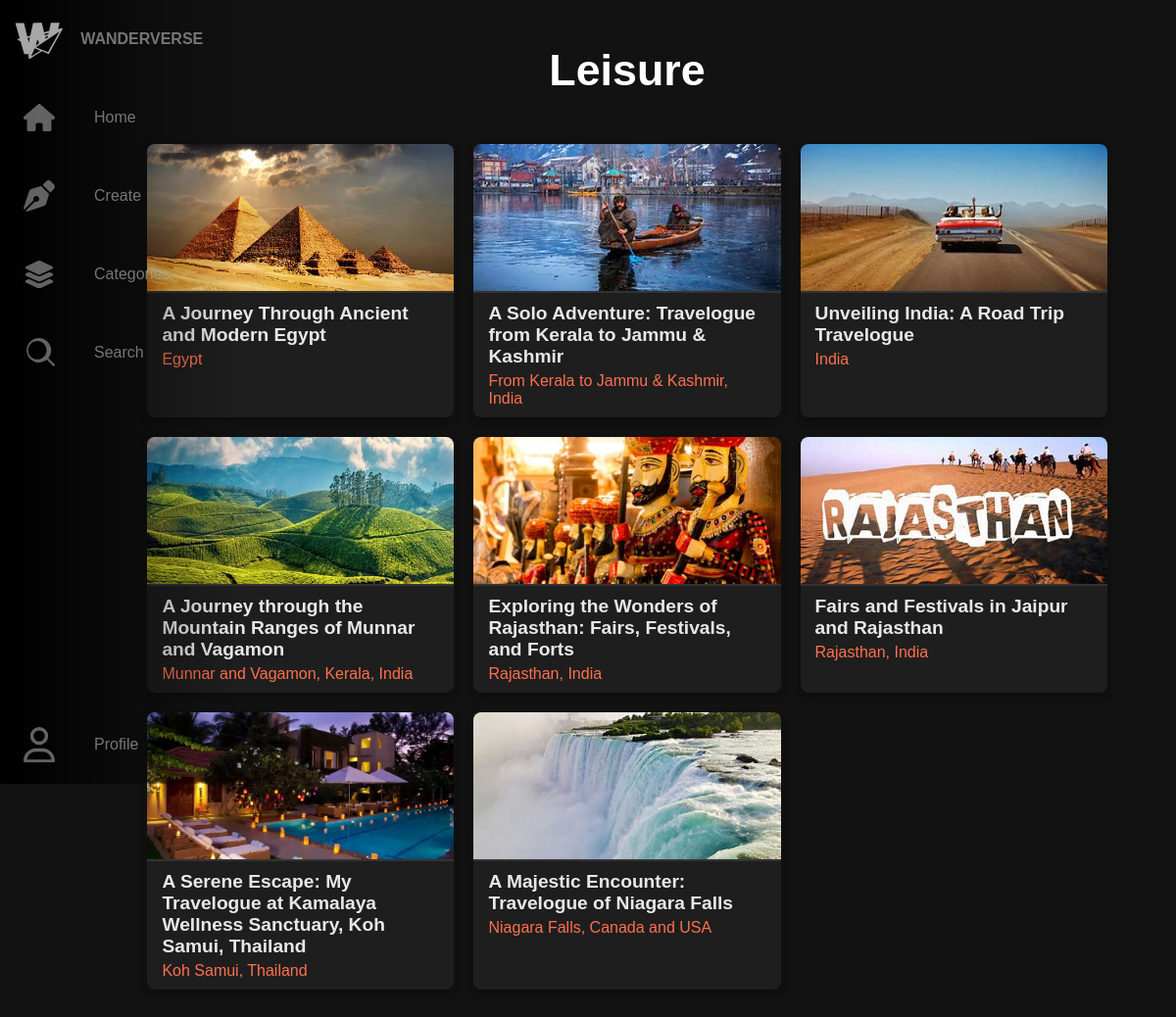
The page /category/Leisure (signed in) on the database its author committed.
### app/models.py (models this page shows, shortened)
class SearchableMixin(object):
    @classmethod
    def before_commit(cls, session):
        session._changes = {
            'add': list(session.new),
            'update': list(session.dirty),
            'delete': list(session.deleted)
        }

class Post(db.Model, SearchableMixin):
    __tablename__ = 'post'
    __searchable__ = ['title', 'location', 'category', 'content']
    id = db.Column(db.Integer, primary_key=True)
    title = db.Column(db.String(255), nullable=True)
    location = db.Column(db.String(255), nullable=True)
    category = db.Column(db.String(255), nullable=True)
    duration = db.Column(db.String(255), nullable=True)
    tips = db.Column(db.String(255), nullable=True)
    user_id = db.Column(db.Integer, db.ForeignKey('user.id'), nullable=True)
    status=db.Column(db.String, nullable=False, default='draft')
    content = db.Column(db.String, nullable=False)
    flagged = db.Column(db.Boolean, nullable=False,default=False)
    sexuality = db.Column(db.String(255), nullable=False,default=False)
    violence = db.Column(db.String(255), nullable=False,default=False)
    harassment = db.Column(db.String(255), nullable=False,default=False)
    illicit = db.Column(db.String(255), nullable=False,default=False)
    self_harm = db.Column(db.String(255), nullable=False,default=False)
    hate = db.Column(db.String(255), nullable=False,default=False)

### app/routes.py (the view)
@app.route('/category/<category_name>')
@login_required
def category_details(category_name):
    user_id = current_user.get_id()
    results = (
        db.session.query(Post, db.func.group_concat(Images.image1))
        .join(Images, Post.id == Images.post_id)
        .filter(Post.status == 'live', Post.category == category_name)
        .filter(Post.user_id!=user_id)# Filter category and non-trashed posts
        .group_by(Post.id)
        .all()
    )
    return render_template('category_details.html', category=category_name, posts=results)

### app/routes.py (called while the page is built)
@login_manager.user_loader
def load_user(user_id):
    return User.query.get(int(user_id))

### app/templates/category_details.html (shortened to what this page needs)
{% extends 'base.html' %}
{% block head %}
    <link rel="stylesheet" href="{{ url_for('static', filename='css/my_blogs.css') }}">
{% endblock %}
{% block body %}
    <h1>{{ category }}</h1>
    <div class="blogs">
        {% for post, images_str in posts %}
        <div class="blog" data-images="{{ images_str }}" style="position: relative;">
            <a href="{{ url_for('posts', post_id=post.id) }}">
                <img src="{{ url_for('static', filename='Images/' + images_str.split(',')[0]) }}" alt="Blog Image" class="blog-image">
                <div class="blog-title">{{ post.title }}</div>
                <div class="blog-destination">{{ post.location }}</div>
            </a>
        </div>
        {% endfor %}
    </div>
{% endblock %}

### app/static/css/base.css (style rules this page uses)
:root { font-size: 16px; font-family: 'Poppins', sans-serif; }
html { scrollbar-width: thin; scrollbar-color: #ff4b4b #121212; }
body { margin: 0; padding: 0; background-color: #121212; }

### app/static/css/my_blogs.css (style rules this page uses)
.blogs { width: 90%; max-width: 1200px; margin: 20px auto; display: grid; grid-template-columns: repeat(auto-fill, minmax(250px, 1fr)); gap: 20px; padding: 20px; }
h1 { font-size: 2.8rem; font-weight: 600; color: #ffffff; text-align: center; margin-bottom: 20px; padding-bottom: 10px; }
.blog { display: flex; flex-direction: column; background-color: #1e1e1e; border-radius: 8px; overflow: hidden; transition: transform 0.3s ease, box-shadow 0.3s ease; box-shadow: 0 4px 8px rgba(0, 0, 0, 0.3); position: relative; }
.blog a { text-decoration: none; color: inherit; display: flex; flex-direction: column; height: 100%; }
.blog img { width: 100%; height: 150px; object-fit: cover; border-bottom: 2px solid #333333; transition: transform 0.3s ease; }
.blog-title { font-size: 1.2rem; font-weight: 600; color: #e8e8e8; padding: 10px 15px 5px; }
.blog-destination { font-size: 1rem; font-weight: 400; color: #ff704e; padding: 0 15px 10px; }

### rows shown on the page
Post: shows a picture, title "A Journey Through Ancient and Modern Egypt", location "Egypt"
Post: shows a picture, title "A Solo Adventure: Travelogue from Kerala to Jammu & Kashmir", location "From Kerala to Jammu & Kashmir, India"
Post: shows a picture, title "Unveiling India: A Road Trip Travelogue", location "India"
Post: shows a picture, title "A Journey through the Mountain Ranges of Munnar and Vagamon", location "Munnar and Vagamon, Kerala, India"
Post: shows a picture, title "Exploring the Wonders of Rajasthan: Fairs, Festivals, and Forts", location "Rajasthan, India"
Post: shows a picture, title "Fairs and Festivals in Jaipur and Rajasthan", location "Rajasthan, India"
Post: shows a picture, title "A Serene Escape: My Travelogue at Kamalaya Wellness Sanctuary, Koh Samui, Thailand", location "Koh Samui, Thailand"
Post: shows a picture, title "A Majestic Encounter: Travelogue of Niagara Falls", location "Niagara Falls, Canada and USA"

### other values the page prints
{{ category }} "Leisure"
